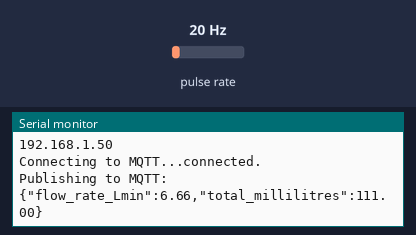
Simulated run of this sketch. Board: ESP32. On the bench: the last lines printed to the serial monitor. Wiring (inferred from the names in the program): pulse sensor: data GPIO 32. The test bench sets the inputs (shaded band); at power-on: pulse rate 20 Hz. WiFi joins after 1.5 s; servers stay silent unless stated; no MQTT or app messages arrive unless stated.

Above: at 2.7 s.
2.8 s: pulse rate (sensor on GPIO 32) set to 4 Hz
At 4.1 s:
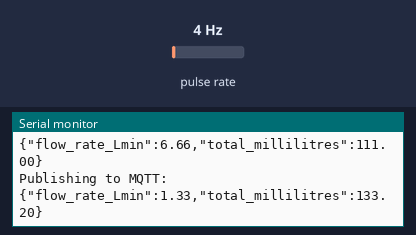
4.3 s: pulse rate (sensor on GPIO 32) set to 50 Hz
At 5.3 s:
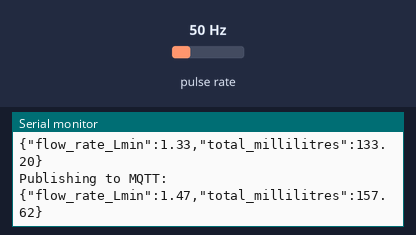
Timing chart, 0 to 7.3 s (numbered marks = the images above; inputs shaded):
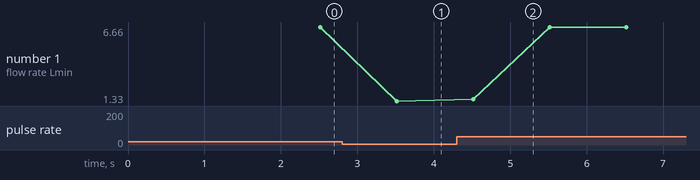

Measured:
- after the input at 2.8 s, the serial monitor: prints a new line after 0.72 s (image 1)
- after the input at 4.3 s, the serial monitor: prints a new line after 0.22 s (image 2)
- plotted number 1: 6.66 → 1.33 after the input at 2.8 s

The sketch:

waterflowsensor.ino
```cpp
#include <WiFi.h>
#include <PubSubClient.h>

#define FLOW_SENSOR_PIN 32

const char* ssid = "Airel_9842878776";
const char* password = "air88581";

const char* mqtt_server = "broker.emqx.io";
const int mqtt_port = 1883;
const char* mqtt_topic = "esp32/waterflow";

WiFiClient espClient;
PubSubClient client(espClient);

volatile int pulseCount = 0;
float flowRate = 0;
float totalMilliLitres = 0;
unsigned long oldTime = 0;

void IRAM_ATTR pulseCounter() {
  pulseCount++;
}

void setup_wifi() {
  delay(10);
  Serial.println("Connecting to Wi-Fi...");
  WiFi.begin(ssid, password);

  while (WiFi.status() != WL_CONNECTED) {
    delay(500);
    Serial.print(".");
  }
  Serial.println("\nWi-Fi connected.");
  Serial.println(WiFi.localIP());
}

void reconnect_mqtt() {
  while (!client.connected()) {
    Serial.print("Connecting to MQTT...");
    if (client.connect("ESP32WaterFlowClient")) {
      Serial.println("connected.");
    } else {
      Serial.print("failed, rc=");
      Serial.print(client.state());
      delay(2000);
    }
  }
}

void setup() {
  Serial.begin(115200);

  pinMode(FLOW_SENSOR_PIN, INPUT_PULLUP);
  attachInterrupt(digitalPinToInterrupt(FLOW_SENSOR_PIN), pulseCounter, FALLING);

  setup_wifi();

  client.setServer(mqtt_server, mqtt_port);

  oldTime = millis();
}

void loop() {
  if (!client.connected()) {
    reconnect_mqtt();
  }
  client.loop();

  unsigned long currentTime = millis();

  if (currentTime - oldTime > 1000) {
    detachInterrupt(digitalPinToInterrupt(FLOW_SENSOR_PIN));

    flowRate = ((1000.0 / (currentTime - oldTime)) * pulseCount) / 7.5;
    totalMilliLitres += (flowRate / 60.0) * 1000.0;

    oldTime = currentTime;
    pulseCount = 0;

    String payload = "{";
    payload += "\"flow_rate_Lmin\":" + String(flowRate, 2) + ",";
    payload += "\"total_millilitres\":" + String(totalMilliLitres, 2);
    payload += "}";

    Serial.println("Publishing to MQTT:");
    Serial.println(payload);

    client.publish(mqtt_topic, payload.c_str());

    attachInterrupt(digitalPinToInterrupt(FLOW_SENSOR_PIN), pulseCounter, FALLING);
  }
}
```
